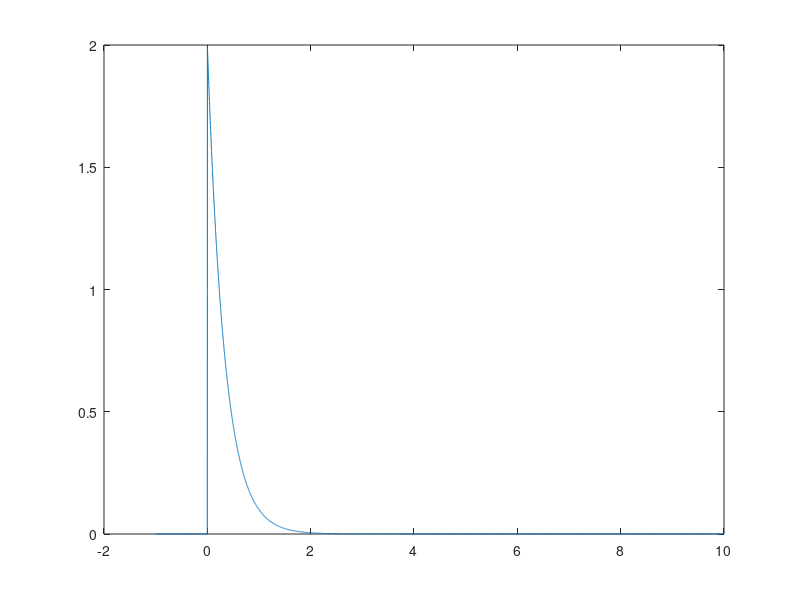
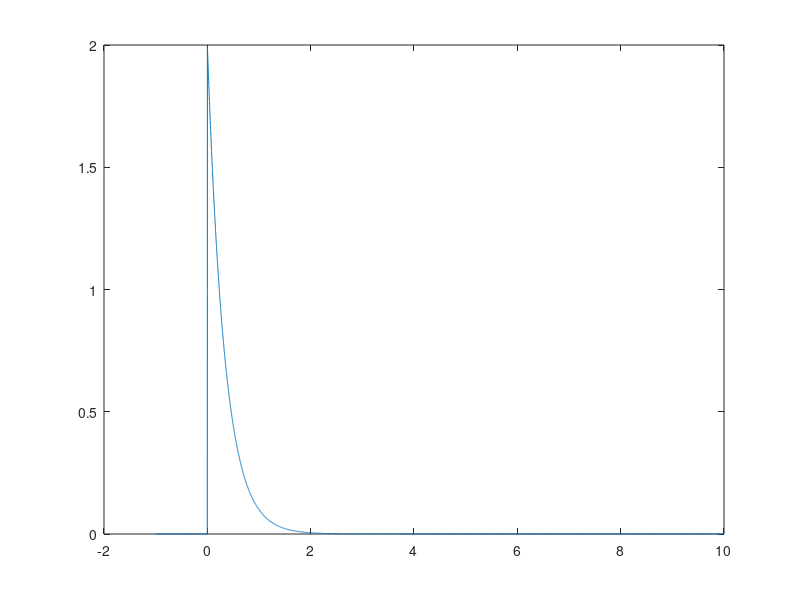
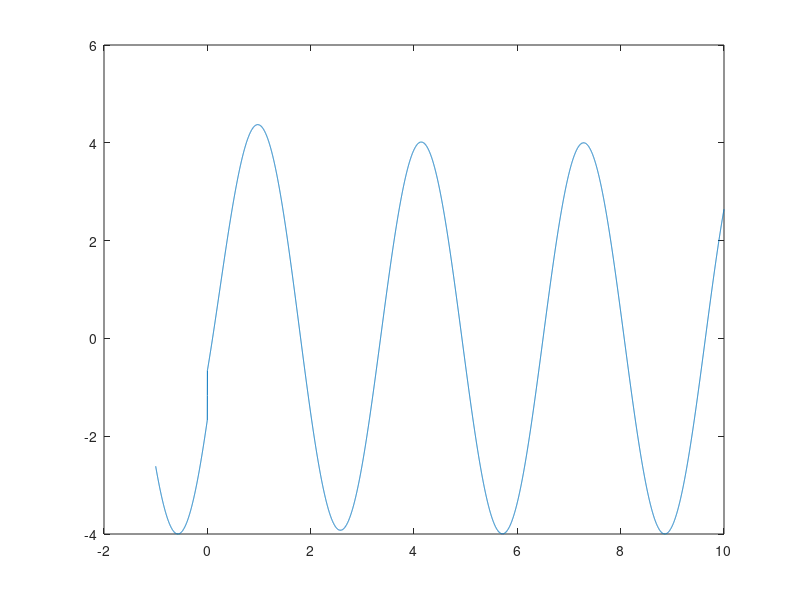
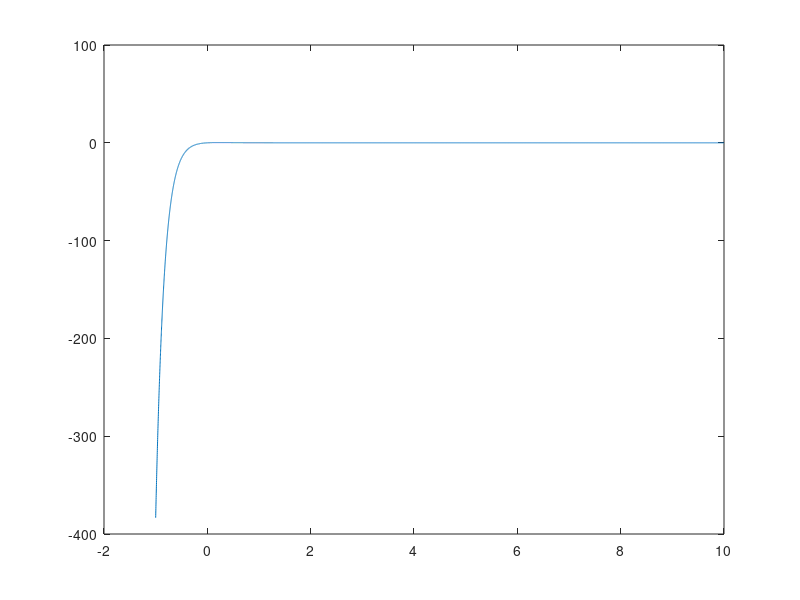

Write the MATLAB code that produced these figures, in order.
hvsd = @(x) 0.5*(x == 0) + (x > 0);
part = 1;

%part 1

if part == 1
    t = -1 : 0.001 : 10;
    x = 2 .* exp(-3 * t) .* hvsd(t);
    h1 = figure(1);
    plot(t,x);
    saveas(h1 , 'Q1_1.png');
    x = exp(-2 * t) .* sin( 3 * t - 1 ) .* hvsd(t);
    h2 = figure(2);
    plot(t,x);
    saveas(h1 , 'Q1_2.png');
    x = exp(-1 * t) .* hvsd(t) + 4  .* cos( 2 * t - 2 );
    h3 = figure(3);
    plot(t,x);
    saveas(h3 , 'Q1_3.png');
    x = exp(-3 * t) - exp(-6 * t);
    h4 = figure(4);
    plot(t,x);
    saveas(h4 , 'Q1_4.png');
end

%part 2

if part == 2
    n = -10 : 1 : 50;
    x = power(0.5 , n) .* ( sin(pi * n / 4 ) + cos(pi * n / 4 ) );
    h1 = figure(1);
    stem(n,x);
    saveas(h1 , 'Q2_1.png');
    x = 3 * hvsd( n - 2 ) + ( 1 - exp(0.2 * n) ) .* hvsd( -1 * n + 1 );
    h2 = figure(2);
    stem(n,x);
    saveas(h2 , 'Q2_2.png');
end

%part 3

if part == 3
    min_m = 1;
    for m = 1:-0.001:-1000
        energy = 0.0; 
        for i = 0:1:100
            enery = energy + (5 * cos(pi*i/12) * exp(-1 * m * i))*(5 * cos(pi*i/12) * exp(-1 * m * i));     
        end
        %disp(energy);
        if enery > 300
            break
        end
        min_m = m;
    end
    disp('m :');
    disp(min_m);
    t = -150 : 0.001 : 150;
    h1 = figure(1);
    plot(t,(5 * cos(pi*t/12) .* exp(-1 * min_m) .* cos(-1 * min_m * t / 2)));
    saveas(h1 , 'Q3_1.png');
    h2 = figure(2);
    plot(t,(5 * cos(pi*t/12) .* exp(-1 * min_m) .* sin(-1 * min_m * t / 2)));
    saveas(h2 , 'Q3_2.png');
end

%part 4

if part == 4
    U = [ 1 2 3 4 5 1 2 3 5 6 9 2.6 9 -10 5 -90 5 9 3 5 4 8 2 5 66 99 88 2 5 4 8 55 66 663 22 14 5 -5 -550 -60 -98 ];
    [my_mean,my_median,my_mode,my_var,my_min,my_max] = q4(U);
    disp("results of my statistic functions:");
    disp(my_mean);
    disp(my_median);
    disp(my_mode);
    disp(my_var);
    disp(my_min);
    disp(my_max);
    disp("results of matlab statistic functions:")
    disp(mean(U));
    disp(median(U));
    disp(mode(U));
    disp(var(U));
    disp(min(U));
    disp(max(U));
end

%part 5

if part == 5
	uiopen('sound.mp3')
	my_var = 0.0000005;
	f1=1000;
	f2=20000;
	f3=40000;
	f4=100000;
	sound(data,f1);
	sound(data,f2);
	sound(data,f3);
	sound(data,f4);

	h1 = figure(1);
	subplot(2,1,1);
	plot(data(:,1));
	saveas(h1 , 'Q5_2_1.png');
	h2 = figure(2);
	subplot(2,1,2)
	plot(data(:,1))
	saveas(h2 , 'Q5_2_2.png');

	my_range=0:my_var:1-my_var;
	fs=44100;
	section_1=(data(2000001:4000000,1)).*(1-my_range)';
	section_2=(data(2000001:4000000,2)).*(1-my_range)';
	Data=[section_1,section_2];
end